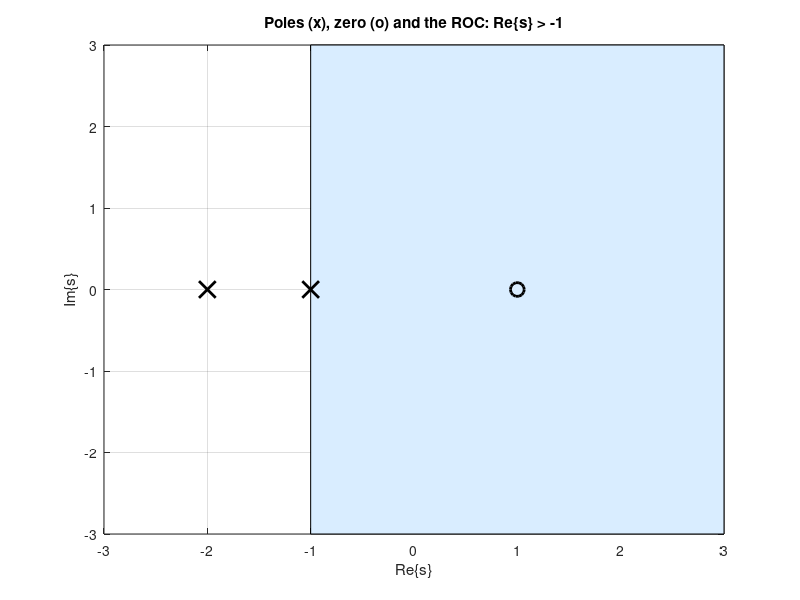

Write MATLAB code to recreate this figure. (Note: this script raises an error after producing the figure.)
% Signals and Systems — The Laplace Transform and the ROC
%title: The Laplace Transform and Its ROC
%ar-title: تحويل لابلاس ومنطقة التقارب
%lesson: ss-ch5-1
%course: signals-systems

%% X(s) by numerical integration
%ar: X(s) = ∫ x(t) e^{−st} dt. للمثال x = 3e^{−2t}u(t) − 2e^{−t}u(t). نختار قيمًا لـ s داخل الـ ROC (Re{s} > −1) ونقارن بـ (s − 1)/(s² + 3s + 2).
%ar: تنبيه عملي: نكتب الأسّين معًا exp(−(2 + s)t) بدل ضرب exp(−2t) في exp(−st)؛ عند t كبيرة جدًا قد يعطي الضرب Inf × 0 = NaN.
x = @(t) 3*exp(-2*t) - 2*exp(-t);
for s = [0.5, 1 + 2j, -0.5 + 3j]
    Xn = integral(@(t) 3*exp(-(2 + s)*t) - 2*exp(-(1 + s)*t), 0, Inf);
    Xf = (s - 1)/(s^2 + 3*s + 2);
    fprintf('s = %5.2f%+5.2fj: numerical %8.5f%+8.5fj, formula %8.5f%+8.5fj\n', real(s), imag(s), real(Xn), imag(Xn), real(Xf), imag(Xf))
end

%% Outside the ROC the integral blows up
%ar: عند Re{s} = −1.5 (خارج الـ ROC) نحسب التكامل إلى حدود متزايدة T: القيمة تكبر بلا حد، أي لا يوجد تحويل هناك.
s = -1.5;
for T = [5 10 20 40]
    fprintf('integral to T = %2d: %12.2f\n', T, integral(@(t) 3*exp(-(2 + s)*t) - 2*exp(-(1 + s)*t), 0, T))
end

%% Poles, zeros and the ROC on the s-plane
%ar: الأقطاب جذور المقام، والأصفار جذور البسط. الـ ROC يمين أقصى قطب (لأن الإشارة يمينية). نظلل المنطقة بـ fill.
p = roots([1 3 2]); z = roots([1 -1]);
fill([-1 3 3 -1], [-3 -3 3 3], [0.85 0.93 1]); hold on
plot(real(p), imag(p), 'kx', 'MarkerSize', 12, 'LineWidth', 2); plot(real(z), imag(z), 'ko', 'MarkerSize', 10, 'LineWidth', 2)
hold off; grid on; axis([-3 3 -3 3]); xlabel('Re\{s\}'); ylabel('Im\{s\}'); title('Poles (x), zero (o) and the ROC: Re\{s\} > -1')
fprintf('poles: %g %g, zero: %g\n', sort(p), z)

%%! Project idea: a pole-zero plotter
%ar: مشروع: دالة pz(b, a) ترسم الأقطاب والأصفار لأي دالة تحويل من معاملاتها. ستستخدمها في كل دروس لابلاس و Z.
pz([1 -1], [1 3 2]);

function pz(b, a)
    z = roots(b); p = roots(a);
    figure; plot(real(p), imag(p), 'x', 'MarkerSize', 12, 'LineWidth', 2); hold on
    plot(real(z), imag(z), 'o', 'MarkerSize', 10, 'LineWidth', 2); hold off; grid on; axis equal
    xlabel('Re'); ylabel('Im'); title('Pole-zero plot'); legend('poles', 'zeros')
end
